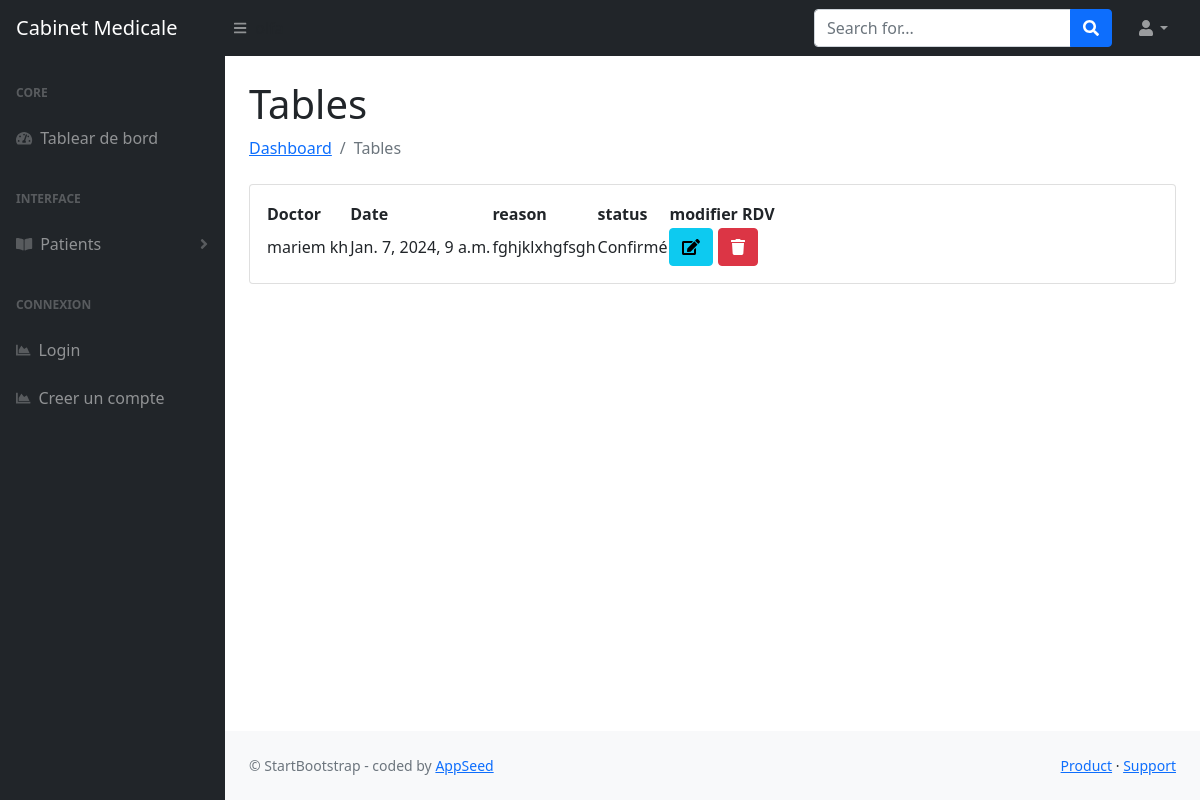
Page /patients/patient/5/appointments/ on the committed database.
### appointments/models.py (models this page shows, shortened)
class Appointment(models.Model):
    class Status(models.TextChoices):
        CONFIRME = 'Confirmé'
        ANNULE = 'Annulé'
        EN_ATTENTE = 'En attente'
    doctor = models.ForeignKey(Doctor, on_delete=models.CASCADE)
    patient = models.ForeignKey(Patient, on_delete=models.CASCADE, related_name= 'appointment_set')
    date = models.DateTimeField()
    reason = models.TextField()
    status = models.CharField(
        max_length=20,
        choices=Status.choices,
        default=Status.EN_ATTENTE)
    objects = models.Manager()  # Le gestionnaire par défaut
    confirmed_appointments = ConfirmedAppointmentManager()  # Gestionnaire personnalisé pour les rendez-vous confirmés

### doctors/models.py (models this page shows)
class Doctor(models.Model):
    firstName = models.CharField(max_length=100)
    lastName = models.CharField(max_length=100)
    specialization = models.CharField(max_length=100)
    contact_info = models.CharField(max_length=100)
    adresse = models.CharField(max_length=100)
    def __str__(self):
        return f"{self.firstName} {self.lastName}"

### patients/views.py (the view)
# urls.py: path('patient/<int:patient_id>/appointments/', views.patient_appointments, name='patient_appointments'),
def patient_appointments(request, patient_id):
    patient = Patient.objects.get(pk=patient_id)
    appointments = Appointment.confirmed_appointments.filter(patient=patient)
    return render(request, 'patients/liste.html', context={'patient': patient, 'appointments': appointments})

### appointments/models.py (called while the page is built)
    def get_queryset(self):
        return super().get_queryset().filter(status='Confirmé')

### patients/templates/patients/liste.html (shortened to what this page needs)
{% extends "layouts/base.html" %}
{% block content %}
    <main>
        <div class="container-fluid px-4">
            <h1 class="mt-4">Tables</h1>
            <ol class="breadcrumb mb-4">
                <li class="breadcrumb-item"><a href="{% url 'main-view' %}">Dashboard</a></li>
                <li class="breadcrumb-item active">Tables</li>
            </ol>
            <div class="card mb-4">
                <div class="card-body">
                    <table id="datatablesSimple">
                        <thead>
                            <tr>
                                <th>Doctor</th>
                                <th>Date</th>
                                <th>reason</th>
                                <th>status</th>
                                <th>modifier RDV</th>
                            </tr>
                        </thead>
                        <tbody>
                            {% for p in appointments %}
                            <tr>
                                <td>{{p.doctor}}</td>
                                <td>{{p.date}}</td>
                                <td>{{p.reason}}</td>
                                <td>{{p.status}}</td>
                                <td>
                                    <a href="{% url 'update-appointment' p.id %}" class="btn btn-info"><i class="fas fa-edit"></i></a>
                                    <a href="{% url 'delete-appointment' p.id %}" class="btn btn-danger"><i class="fas fa-trash"></i></a>
                                </td>
                            </tr>
                            {% endfor %}
                        </tbody>
                    </table>
                </div>
            </div>
        </div>
    </main>
{% endblock content %}

### rows in the picture
Appointment: doctor "mariem kh", date "Jan. 7, 2024, 9 a.m.", reason "fghjklxhgfsgh", status "Confirmé"
